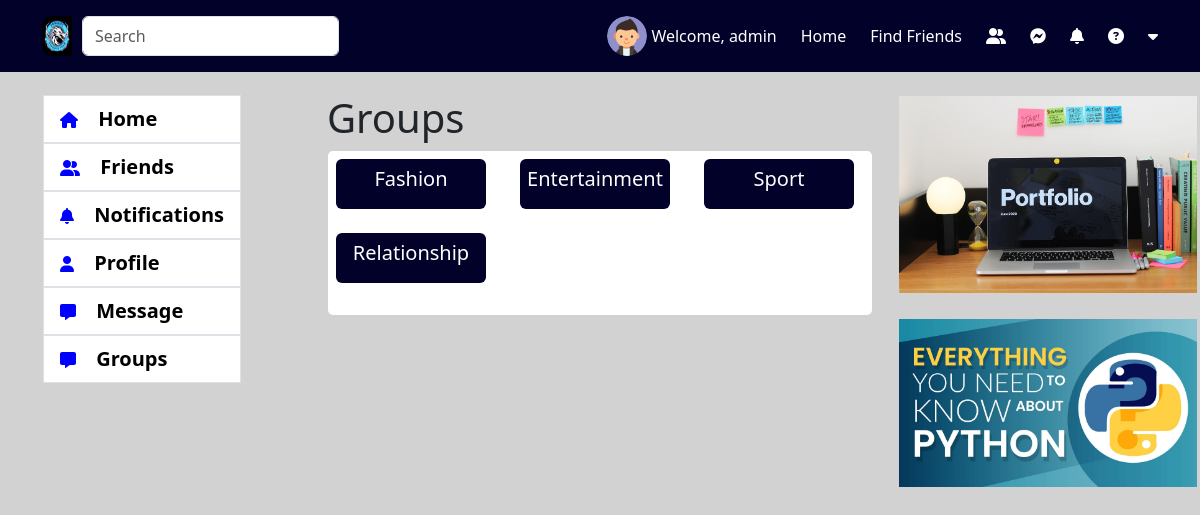
The app's page /group/ (signed in) with its own data.
### account/models.py (models this page shows, shortened)
class Accounts(AbstractBaseUser):
    email = models.EmailField(verbose_name="email", max_length=60, unique=True)
    username = models.CharField(max_length=30, unique=True)
    first_name = models.CharField(max_length=30, null=True, blank=True)
    last_name = models.CharField(max_length=30, null=True, blank=True)
    date_joined = models.DateTimeField(
        verbose_name='date joined', auto_now_add=True)
    last_login = models.DateTimeField(verbose_name='last login', auto_now=True)
    is_admin = models.BooleanField(default=False)
    is_active = models.BooleanField(default=True)
    is_staff = models.BooleanField(default=False)
    is_superuser = models.BooleanField(default=False)
    profile_image = models.ImageField(max_length=255, upload_to=get_profile_image_filepath,
                                      null=True, blank=True, default=get_default_profile_image)
    hide_email = models.BooleanField(default=True)
    uid = models.CharField(max_length=225, blank=True, null=True)
    USERNAME_FIELD = 'email'
    REQUIRED_FIELDS = ['username']
    objects = MyAccountManager()

### social_groups/models.py (models this page shows, shortened)
class GroupChatRoom(models.Model):
    title = models.CharField(max_length=255, unique=True, blank=False)
    users = models.ManyToManyField(
        settings.AUTH_USER_MODEL, blank=True, help_text="Users who are connected to the chat")

### social_groups/views.py (the view)
# urls.py: path('', group_list, name='group-list'),
def group_list(request):
    user = request.user
    if user.is_authenticated:
        group_list = GroupChatRoom.objects.all()
        context = {
            'group_list': group_list
        }
    return render(request, 'group_list.html', context)

### account/views.py (called while the page is built)
def get_tokens_for_user(user):
    refresh = RefreshToken.for_user(user)
    return {
        'token': {
            'refresh': str(refresh),
            'access': str(refresh.access_token),
        },
        'msg': 'Login Successfully'
    }

### notification_app/context_processors.py (called while the page is built)
def get_user_token(request):
    user = request.user
    return {'user_access_token': get_tokens_for_user(user)['token']['access']}

### social_groups/templates/group_list.html (shortened to what this page needs)
{% extends 'base.html' %}
{% block content %}
<br>
    <div class="row">
      <div class="col-3 left-group-container">
        {% include 'snippets/left-menu.html' %}
      </div>
      <div class="col-12 col-md-6">
        <h1>Groups</h1>
        <div class="card p-2">
          <div class="row d-flex">
            {% for i in group_list %}
            <div class="col-4">
              <a class="text-decoration-none" href="{% url 'group-detail' i.id %}">
              <div class="pt-2 rounded" style="background-color: rgb(1, 1, 41); height: 50px; width: 150px;">
                  <h5 class="text-center text-white">{{ i.title }}</h5>
              </div>
            </a>
              <br>
            </div>
            {% endfor %}
          </div>
        </div>
      </div>
      <div class="col-3 right-group-container">
        <div class="card">
          {% include 'snippets/right-data.html' %}
        </div>
      </div>
    </div>
{% endblock %}

### templates/snippets/header.html (shortened to what this page needs)
{% load static %}
<nav class="navbar fixed-top top-navbar" id="mynav" data-token="{{ user_access_token }}">
  <div class="container d-flex flex-row justify-content-between" id="myheader">
    <div>
      <div class="d-flex">
        <img src="{% static 'img/logoimage.webp' %}" alt="" srcset=""
          style="width: 40px; height: 40px; padding-right: 10px; border-radius: 10px;">
        <input class="form-control me-2 w-100" type="search" id="input-data" name="q" placeholder="Search"
          aria-label="Search">
      </div>
    </div>
    <div class="menu-left">
      {% if request.user.is_authenticated %}
      <a href="{% url 'profile-index' %}" class="anch">
        <img class="me-1 profile-pic" src="{{ request.user.profile_image.url }}" alt="">
      </a>
      {% else %}
      <img class="me-1 profile-pic" src="{% static 'img/profile_image.png' %}" alt="">
      {% endif %}
      <a href="{% url 'profile-index' %}" class="anch">
        <p class="me-4 mt-3 text-white">Welcome, {{ request.user.username }}</p>
      </a>
      <a href="{% url 'index' %}" class="anch">
        <p class="me-4 mt-3 text-white">Home</p>
      </a>
      <a href="{% url 'friend-index' %}" class="anch">
        <p class="me-4 mt-3 text-white">Find Friends</p>
      </a>
      <a href="#" class="anch">
        <i class="fa-solid fa-user-group me-4 text-white"></i>
      </a>
      <a class="anch" id="btn-chat-notifi">
        <i class="fa-brands fa-facebook-messenger me-4 text-white"></i>
      </a>
      <a class="anch" id="btn-notifi" onclick="setGeneralNotificationsAsRead()">
        <i class="fa-solid fa-bell me-4 text-white"></i>
      </a>
      <a href="#" class="anch">
        <i class="fa-solid fa-circle-question me-4 text-white"></i>
      </a>
      <a href="#" id="logout">
        <i class="fa-solid fa-caret-down text-white"></i>
      </a>
    </div>
  </div>
</nav>

### static/css/style.css (style rules this page uses)
body { display: block; position: relative; }
.anch { text-decoration: none; cursor: pointer; }
.anch i { color: blue; }
.profile-pic { width: 40px; height: 40px; border-radius: 100%; }
#myheader { position: relative; width: 100%; }
.top-navbar { background-color: rgb(1, 1, 41); }
.menu-left { display: flex; flex-direction: row; align-items: center; }

### records on screen
Accounts: user.profile_image (picture), user.username "admin"
GroupChatRoom: title "Fashion"
GroupChatRoom: title "Entertainment"
GroupChatRoom: title "Sport"
GroupChatRoom: title "Relationship"
